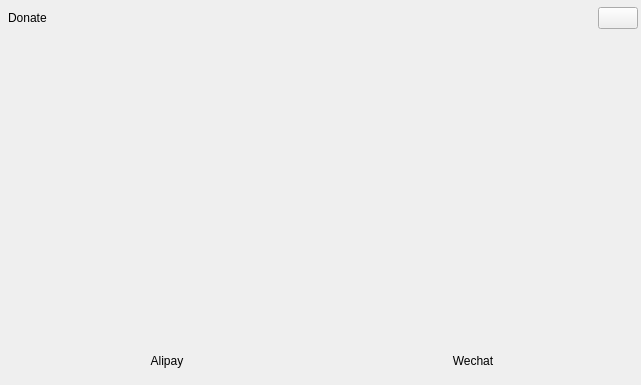
<?xml version="1.0" encoding="UTF-8"?>
<ui version="4.0">
 <class>FormDonateDialog</class>
 <widget class="QDialog" name="FormDonateDialog">
  <property name="geometry">
   <rect>
    <x>0</x>
    <y>0</y>
    <width>641</width>
    <height>385</height>
   </rect>
  </property>
  <property name="windowTitle">
   <string>Donate</string>
  </property>
  <layout class="QVBoxLayout" name="verticalLayout">
   <property name="spacing">
    <number>0</number>
   </property>
   <property name="leftMargin">
    <number>2</number>
   </property>
   <property name="topMargin">
    <number>2</number>
   </property>
   <property name="rightMargin">
    <number>2</number>
   </property>
   <property name="bottomMargin">
    <number>2</number>
   </property>
   <item>
    <widget class="QWidget" name="widgetDonate" native="true">
     <property name="active" stdset="0">
      <bool>true</bool>
     </property>
     <layout class="QVBoxLayout" name="verticalLayout_2">
      <property name="spacing">
       <number>0</number>
      </property>
      <property name="leftMargin">
       <number>0</number>
      </property>
      <property name="topMargin">
       <number>0</number>
      </property>
      <property name="rightMargin">
       <number>0</number>
      </property>
      <property name="bottomMargin">
       <number>0</number>
      </property>
      <item>
       <widget class="QWidget" name="dialogTitlebar" native="true">
        <layout class="QHBoxLayout" name="horizontalLayout">
         <property name="spacing">
          <number>0</number>
         </property>
         <property name="leftMargin">
          <number>0</number>
         </property>
         <property name="topMargin">
          <number>1</number>
         </property>
         <property name="rightMargin">
          <number>1</number>
         </property>
         <property name="bottomMargin">
          <number>0</number>
         </property>
         <item>
          <widget class="QLabel" name="labelTitle">
           <property name="text">
            <string>Donate</string>
           </property>
           <property name="indent">
            <number>6</number>
           </property>
          </widget>
         </item>
         <item>
          <spacer name="horizontalSpacer_4">
           <property name="orientation">
            <enum>Qt::Horizontal</enum>
           </property>
           <property name="sizeHint" stdset="0">
            <size>
             <width>260</width>
             <height>20</height>
            </size>
           </property>
          </spacer>
         </item>
         <item>
          <widget class="QPushButton" name="buttonClose">
           <property name="text">
            <string/>
           </property>
           <property name="autoDefault">
            <bool>false</bool>
           </property>
          </widget>
         </item>
        </layout>
       </widget>
      </item>
      <item>
       <widget class="QWidget" name="widgetImage" native="true">
        <layout class="QGridLayout" name="gridLayout">
         <property name="leftMargin">
          <number>15</number>
         </property>
         <property name="topMargin">
          <number>15</number>
         </property>
         <property name="rightMargin">
          <number>15</number>
         </property>
         <property name="bottomMargin">
          <number>15</number>
         </property>
         <item row="0" column="1">
          <widget class="QLabel" name="labelWechatImg">
           <property name="minimumSize">
            <size>
             <width>300</width>
             <height>300</height>
            </size>
           </property>
           <property name="maximumSize">
            <size>
             <width>300</width>
             <height>300</height>
            </size>
           </property>
           <property name="text">
            <string/>
           </property>
           <property name="alignment">
            <set>Qt::AlignCenter</set>
           </property>
          </widget>
         </item>
         <item row="0" column="0">
          <widget class="QLabel" name="labelAlipayImg">
           <property name="minimumSize">
            <size>
             <width>300</width>
             <height>300</height>
            </size>
           </property>
           <property name="maximumSize">
            <size>
             <width>300</width>
             <height>300</height>
            </size>
           </property>
           <property name="text">
            <string/>
           </property>
           <property name="alignment">
            <set>Qt::AlignCenter</set>
           </property>
          </widget>
         </item>
         <item row="1" column="0">
          <widget class="QLabel" name="label">
           <property name="text">
            <string>Alipay</string>
           </property>
           <property name="alignment">
            <set>Qt::AlignCenter</set>
           </property>
          </widget>
         </item>
         <item row="1" column="1">
          <widget class="QLabel" name="label_2">
           <property name="text">
            <string>Wechat</string>
           </property>
           <property name="alignment">
            <set>Qt::AlignCenter</set>
           </property>
          </widget>
         </item>
        </layout>
       </widget>
      </item>
     </layout>
    </widget>
   </item>
  </layout>
 </widget>
 <resources/>
 <connections>
  <connection>
   <sender>buttonClose</sender>
   <signal>clicked()</signal>
   <receiver>FormDonateDialog</receiver>
   <slot>reject()</slot>
   <hints>
    <hint type="sourcelabel">
     <x>279</x>
     <y>9</y>
    </hint>
    <hint type="destinationlabel">
     <x>350</x>
     <y>66</y>
    </hint>
   </hints>
  </connection>
 </connections>
</ui>
